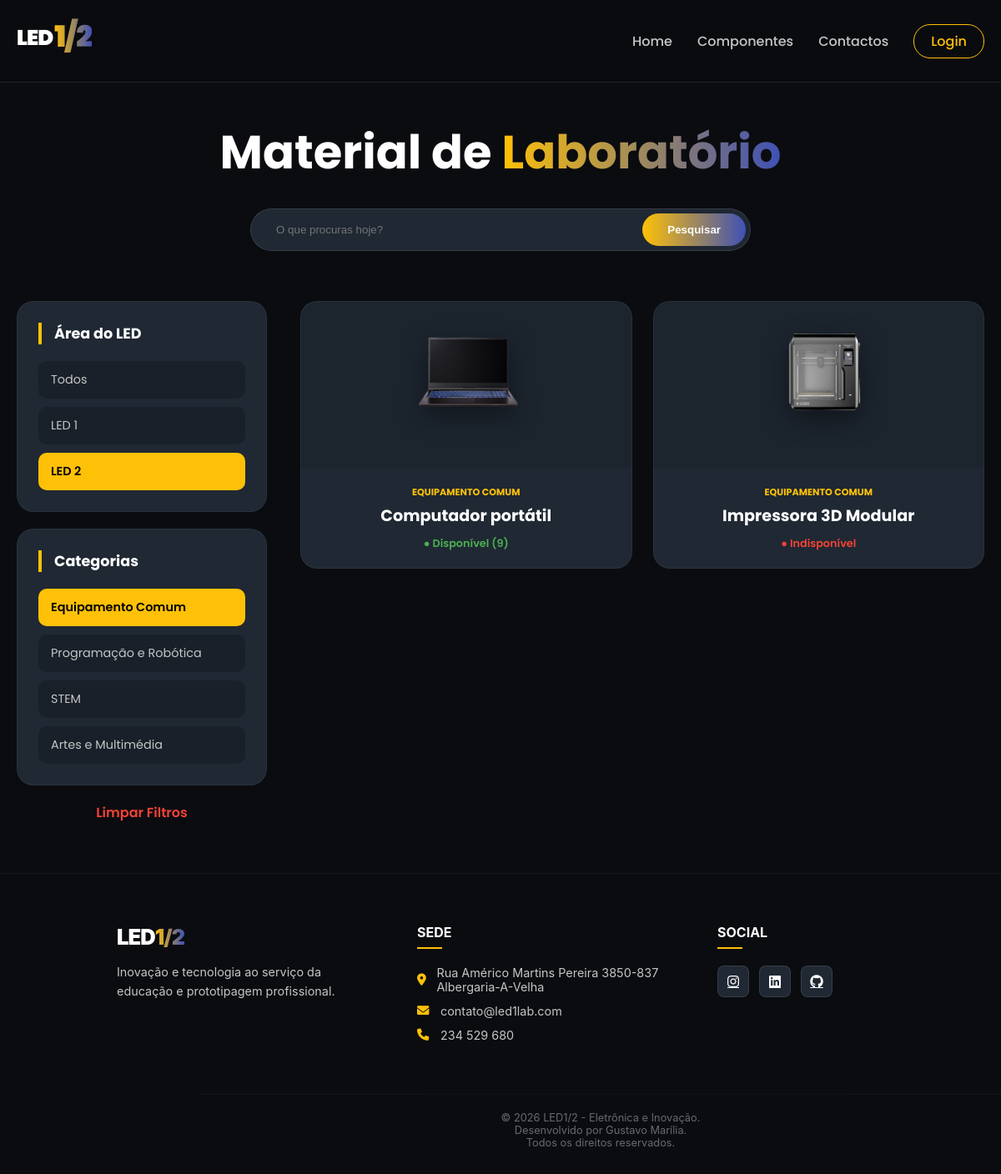
The app's page /pages/lab.php?cat=Equipamento Comum&led=LED 2 with its own data.
### tables this page shows
CREATE TABLE `menu` (
  `ID_menu` int(11) NOT NULL,
  `nome_menu` varchar(50) NOT NULL,
  `tipo_menu` varchar(50) NOT NULL,
  `ordem_menu` int(11) NOT NULL,
  `link_menu` text NOT NULL
);

CREATE TABLE `produtos` (
  `ID_produto` int(11) NOT NULL,
  `nome_produto` varchar(50) NOT NULL,
  `descricao_produto` text DEFAULT NULL,
  `imagem_produto` text NOT NULL,
  `quantidade` int(11) DEFAULT 0,
  `tipo_led` varchar(20) DEFAULT NULL,
  `categoria` varchar(50) DEFAULT NULL
);

CREATE TABLE `footer` (
  `id` int(11) NOT NULL,
  `texto_copyright` varchar(255) NOT NULL,
  `email` varchar(150) DEFAULT NULL,
  `telefone` varchar(50) DEFAULT NULL,
  `morada` varchar(255) DEFAULT NULL,
  `instagram` varchar(255) DEFAULT NULL,
  `linkedin` varchar(255) DEFAULT NULL,
  `github` varchar(255) DEFAULT NULL
);

### pages/lab.php (the view, shortened to what this page needs)
<?php
require_once __DIR__ . '/../backend/config/db.php';
$pesquisa = isset($_GET['search']) ? $conn->real_escape_string($_GET['search']) : '';
$filtro_led = isset($_GET['led']) ? $conn->real_escape_string($_GET['led']) : '';
$filtro_cat = isset($_GET['cat']) ? $conn->real_escape_string($_GET['cat']) : '';
$sql = "SELECT * FROM produtos WHERE 1=1";
if ($filtro_led != '') {
    $sql .= " AND (tipo_led = '$filtro_led' OR tipo_led = 'AMBOS')";
}
if ($filtro_cat != '') {
    $sql .= " AND categoria = '$filtro_cat'";
}
$result = $conn->query($sql);
?>
<!DOCTYPE html>
<html lang="pt-br">
<head>
    <link rel="stylesheet" href="css/lab.css">
</head>
<body>
<?php include '../includes/menu.php'; ?>
<section class="lab-hero container">
    <h1>Material de <span class="gradient-text">Laboratório</span></h1>
    <div class="search-container">
        <form action="lab.php" method="GET" class="search-box">
            <div style="position: relative; flex: 1; display: flex; align-items: center;">
                <input type="text" name="search" placeholder="O que procuras hoje?"
                       value="<?php echo htmlspecialchars($pesquisa); ?>">
            </div>
            <button type="submit">Pesquisar</button>
        </form>
    </div>
</section>
<div class="container lab-layout">
    <aside class="sidebar-filters">
        <div class="filter-card">
            <h3>Área do LED</h3>
            <div class="filter-options">
                <a href="lab.php" class="opt <?php echo $filtro_led == '' ? 'active' : ''; ?>">Todos</a>
                <a href="?led=LED 1<?php echo $pesquisa ? "&search=$pesquisa" : ""; ?>" class="opt <?php echo $filtro_led == 'LED 1' ? 'active' : ''; ?>">LED 1</a>
                <a href="?led=LED 2<?php echo $pesquisa ? "&search=$pesquisa" : ""; ?>" class="opt <?php echo $filtro_led == 'LED 2' ? 'active' : ''; ?>">LED 2</a>
            </div>
        </div>
        <div class="filter-card">
            <h3>Categorias</h3>
            <div class="filter-options">
                <a href="?cat=Equipamento Comum&led=<?php echo $filtro_led; ?>" class="opt <?php echo $filtro_cat == 'Equipamento Comum' ? 'active' : ''; ?>">Equipamento Comum</a>
                <a href="?cat=Programação e Robótica&led=<?php echo $filtro_led; ?>" class="opt <?php echo $filtro_cat == 'Programação e Robótica' ? 'active' : ''; ?>">Programação e Robótica</a>
                <a href="?cat=STEM&led=<?php echo $filtro_led; ?>" class="opt <?php echo $filtro_cat == 'STEM' ? 'active' : ''; ?>">STEM</a>
                <?php if ($filtro_led == 'LED 2' || $filtro_led == ''): ?>
                    <a href="?cat=Artes e Multimédia&led=<?php echo $filtro_led; ?>" class="opt <?php echo $filtro_cat == 'Artes e Multimédia' ? 'active' : ''; ?>">Artes e Multimédia</a>
                <?php endif; ?>
            </div>
        </div>
        <a href="lab.php" class="btn-reset">Limpar Filtros</a>
    </aside>
    <main class="products-content">
        <div class="components-grid">
            <?php
            if ($result && $result->num_rows > 0) {
                while($row = $result->fetch_assoc()) {
                    $stock = $row['quantidade'];
                    $img_path = "img/" . basename($row['imagem_produto']);
            ?>
                <a href="detalhes.php?id=<?php echo $row['ID_produto']; ?>" class="card-link">
                    <div class="component-card">
                        <div class="card-img-container">
                            <img src="<?php echo $img_path; ?>" alt="<?php echo htmlspecialchars($row['nome_produto']); ?>"
                                 onerror="this.src='../img/default.png';">
                        </div>
                        <div class="card-body">
                            <span class="category-tag"><?php echo htmlspecialchars($row['categoria']); ?></span>
                            <h3><?php echo htmlspecialchars($row['nome_produto']); ?></h3>
                            <div class="stock-status <?php echo $stock > 0 ? 'in' : 'out'; ?>">
                                ● <?php echo $stock > 0 ? "Disponível ($stock)" : "Indisponível"; ?>
                            </div>
                        </div>
                    </div>
                </a>
            <?php
                }
            } else {
                echo "<div class='no-results'><p style='color: white;'>Nenhum componente encontrado para esta busca.</p></div>";
            }
            ?>
        </div>
    </main>
</div>
<?php include '../includes/footer.php'; ?>
</body>
</html>

### includes/menu.php (shortened to what this page needs)
<?php
require_once __DIR__ . '/../backend/config/db.php';
try {
    $pdo = new PDO("mysql:host=$host;dbname=$dbname;charset=utf8", $user, $pass);
    $pdo->setAttribute(PDO::ATTR_ERRMODE, PDO::ERRMODE_EXCEPTION);
} catch (PDOException $e) {
    die("Erro na ligação: " . $e->getMessage());
}
$stmt = $pdo->prepare("SELECT nome_menu, link_menu FROM menu ORDER BY ordem_menu ASC");
$stmt->execute();
$menuItens = $stmt->fetchAll(PDO::FETCH_ASSOC);
?>
<header id="navbar">
    <div class="container nav-flex">
        <div class="logo">
            <a href="index.php" style="text-decoration: none; display: flex; align-items: center; gap: 10px;">
                <strong class="footer-logo">LED<span class="gradient-num">1/2</span></strong>
            </a>
        </div>
       <nav class="nav-container">
    <ul class="nav-links">
        <?php foreach ($menuItens as $item): ?>
            <li>
                <a href="<?= htmlspecialchars($item['link_menu']) ?>"
                   class="<?= (trim($item['nome_menu']) == 'Requisição') ? 'btn-nav' : '' ?>">
                    <?= htmlspecialchars($item['nome_menu']) ?>
                </a>
            </li>
        <?php endforeach; ?>
        <?php if (isset($_SESSION['ID_admin'])): ?>
            <li>
                <?php if (strtolower($_SESSION['tipo']) === 'admin'): ?>
                    <a href="../admin/dashboard.php" style="color: #FFC107;">
                        <i class="fas fa-user-shield"></i> Painel Admin
                    </a>
                <?php else: ?>
                    <a href="../pages/perfil.php" style="color: #FFC107;">
                        <i class="fas fa-user"></i> Meus Pedidos
                    </a>
                <?php endif; ?>
            </li>
            <li>
                <a href="../pages/logout.php" class="btn-nav" style="border-color: #ff4444; color: #ff4444 !important;">
                    Logout
                </a>
            </li>
        <?php else: ?>
            <li>
                <a href="../pages/login.php" class="btn-nav">
                    Login
                </a>
            </li>
        <?php endif; ?>
    </ul>
</nav>
    </div>
</header>

### includes/footer.php (shortened to what this page needs)
<?php
require_once __DIR__ . '/../backend/config/db.php';
$stmt = $pdo->query("SELECT * FROM footer LIMIT 1");
$footer = $stmt->fetch(PDO::FETCH_ASSOC);
?>
<link rel="stylesheet" href="https://cdnjs.cloudflare.com/ajax/libs/font-awesome/6.0.0/css/all.min.css">
<footer class="main-footer">
    <div class="footer-container">
        <div class="footer-column">
            <strong class="footer-logo">LED<span>1/2</span></strong>
            <p class="footer-text">Inovação e tecnologia ao serviço da educação e prototipagem profissional.</p>
        </div>
        <div class="footer-column">
            <h4>Sede</h4>
            <ul class="footer-list">
                <li><i class="fas fa-map-marker-alt"></i> <?= htmlspecialchars($footer['morada']) ?></li>
                <li><i class="fas fa-envelope"></i> <a href="mailto:<?= htmlspecialchars($footer['email']) ?>"><?= htmlspecialchars($footer['email']) ?></a></li>
                <li><i class="fas fa-phone"></i> <?= htmlspecialchars($footer['telefone']) ?></li>
            </ul>
        </div>
        <div class="footer-column">
            <h4>Social</h4>
            <div class="footer-socials">
                <a href="<?= $footer['instagram'] ?>" target="_blank"><i class="fab fa-instagram"></i></a>
                <a href="<?= $footer['linkedin'] ?>" target="_blank"><i class="fab fa-linkedin"></i></a>
                <a href="<?= $footer['github'] ?>" target="_blank"><i class="fab fa-github"></i></a>
            </div>
        </div>
    </div>
    <div class="footer-bottom">
      &copy; <?= date('Y') ?> LED1/2 - Eletrônica e Inovação. <br> Desenvolvido por Gustavo Marília.
        <br>Todos os direitos reservados.
    </div>
</footer>

### pages/css/lab.css (style rules this page uses)
:root { --bg-dark: #0b0c10; --bg-card: #1f2833; --text-main: #c5c6c7; --text-white: #ffffff; --primary-gold: #FFC107; --primary-blue: #3F51B5; --gradient-logo: linear-gradient(180deg, #FFC107 0%, #3F51B5 100%); --gradient-btn: linear-gradient(90deg, #FFC107, #3F51B5); --shadow-dark: 0 10px 30px rgba(0, 0, 0, 0.5); }
* { margin: 0; padding: 0; box-sizing: border-box; }
html { height: 100%; }
body { display: flex; flex-direction: column; min-height: 100vh; background-image: linear-gradient(rgba(11, 12, 16, 0.8), rgba(11, 12, 16, 0.8)), url('../img/banner.png'); background-size: cover; background-position: center; background-attachment: fixed; background-color: var(--bg-dark); color: var(--text-main); font-family: 'Poppins', sans-serif; overflow-x: hidden; padding-top: 100px; }
.container { width: 100%; max-width: 1250px; margin: 0 auto; padding: 0 20px; flex: 1; }
header { background: rgba(11, 12, 16, 0.95); padding: 15px 0; position: fixed; width: 100%; top: 0; left: 0; z-index: 2000; border-bottom: 1px solid rgba(255, 255, 255, 0.1); backdrop-filter: blur(10px); }
.nav-flex { display: flex; justify-content: space-between; align-items: center; }
.logo { font-size: 1.8rem; font-weight: 900; color: var(--text-white); text-decoration: none; display: flex; align-items: center; }
.gradient-num { background: var(--gradient-logo); -webkit-background-clip: text; -webkit-text-fill-color: transparent; font-size: 2.2rem; margin: 0 2px; }
.nav-links { list-style: none; display: flex; gap: 30px; align-items: center; }
.nav-links li a { color: var(--text-main); text-decoration: none; transition: 0.3s; }
.lab-hero { text-align: center; padding: 40px 0 40px; }
.lab-hero h1 { font-size: 3.5rem; color: #fff; margin-bottom: 25px; }
.gradient-text { background: var(--gradient-btn); -webkit-background-clip: text; -webkit-text-fill-color: transparent; }
.search-container { max-width: 600px; margin: 0 auto; }
.search-box { display: flex; align-items: center; background: var(--bg-card); padding: 5px; border-radius: 50px; border: 1px solid rgba(255, 255, 255, 0.1); }
.search-box input { width: 100%; background: transparent !important; border: none; padding: 12px 25px; color: #fff !important; outline: none; }
.search-box button { background: var(--gradient-btn); border: none; color: #fff; padding: 12px 30px; border-radius: 50px; cursor: pointer; font-weight: 600; transition: 0.3s; }
.lab-layout { display: flex; gap: 40px; margin-top: 20px; margin-bottom: 60px; }
.sidebar-filters { width: 300px; position: sticky; top: 100px; height: fit-content; }
.filter-card { background: var(--bg-card); border-radius: 20px; padding: 25px; margin-bottom: 20px; border: 1px solid rgba(255, 255, 255, 0.05); }
.filter-card h3 { color: #fff; font-size: 1.1rem; margin-bottom: 20px; border-left: 4px solid var(--primary-gold); padding-left: 15px; }
.filter-options { display: flex; flex-direction: column; gap: 10px; }
.opt { text-decoration: none; color: var(--text-main); padding: 12px 15px; background: rgba(0, 0, 0, 0.2); border-radius: 10px; transition: 0.3s; font-size: 0.9rem; }
.opt:hover, .opt.active { background: var(--primary-gold); color: #000; font-weight: 600; }
.btn-reset { display: block; text-align: center; color: #f44336; text-decoration: none; font-weight: 600; margin-top: 10px; }
.products-content { flex: 1; }
.components-grid { display: grid; grid-template-columns: repeat(auto-fill, minmax(280px, 1fr)); gap: 25px; }
.card-link { text-decoration: none; color: inherit; display: block; }
.component-card { background: var(--bg-card); border-radius: 20px; overflow: hidden; transition: 0.4s; border: 1px solid rgba(255, 255, 255, 0.05); height: 100%; display: flex; flex-direction: column; }
.card-img-container { height: 200px; padding: 20px; display: flex; align-items: center; justify-content: center; background: rgba(0,0,0,0.1); }
.card-img-container img { max-width: 90%; max-height: 90%; object-fit: contain; filter: drop-shadow(0 10px 15px rgba(0, 0, 0, 0.4)); }
.card-body { padding: 20px; text-align: center; flex: 1; display: flex; flex-direction: column; justify-content: space-between; }
.category-tag { color: var(--primary-gold); font-size: 0.7rem; font-weight: 700; text-transform: uppercase; }
.card-body h3 { color: #fff; margin: 5px 0 10px; font-size: 1.2rem; }
.stock-status { font-size: 0.8rem; font-weight: 600; }
.stock-status.in { color: #4CAF50; }
.stock-status.out { color: #f44336; }
.main-footer { margin-top: auto !important; flex-shrink: 0; }

### records on screen
menu: nome_menu "Home"
menu: nome_menu "Componentes"
menu: nome_menu "Contactos"
produtos: imagem_produto (picture), categoria "EQUIPAMENTO COMUM", nome_produto "Computador portátil", quantidade "9"
produtos: imagem_produto (picture), categoria "EQUIPAMENTO COMUM", nome_produto "Impressora 3D Modular", quantidade "Indisponível"
footer: morada "Rua Américo Martins Pereira 3850-837 Albergaria-A-Velha", email "contato@led1lab.com", telefone "234 529 680"
